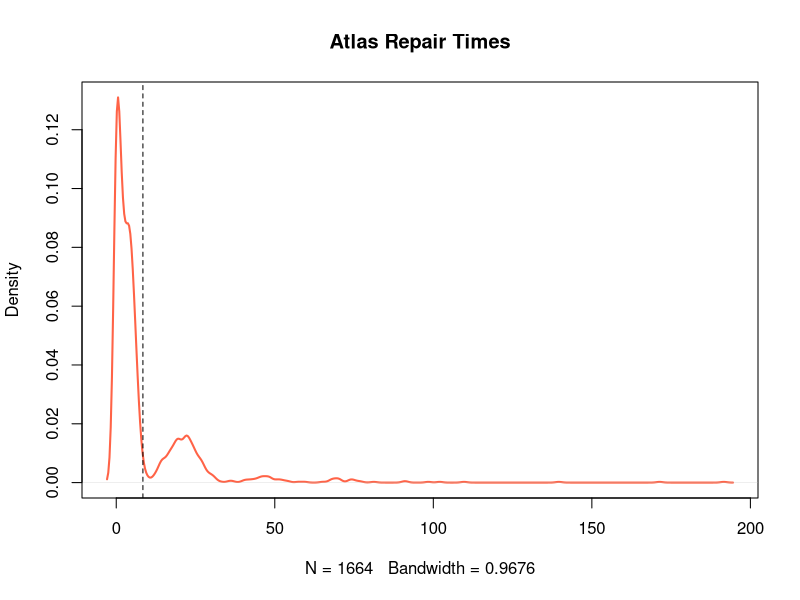
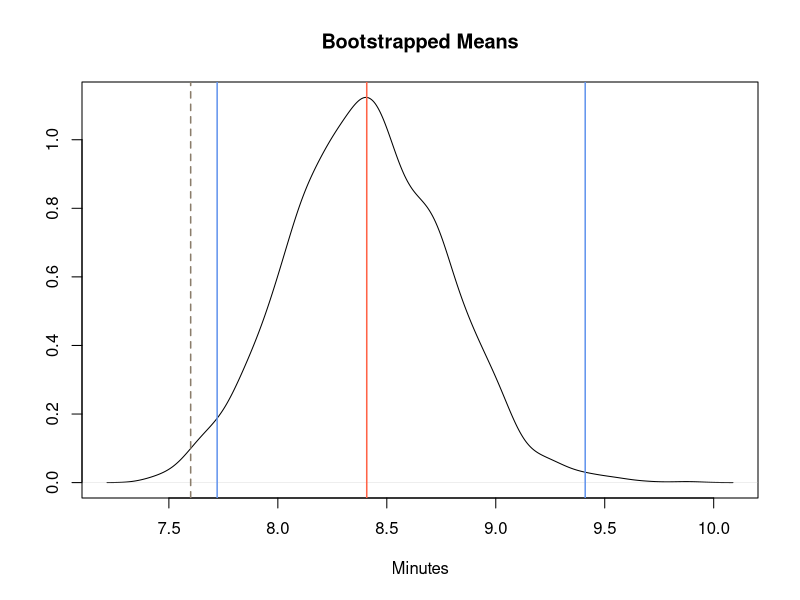
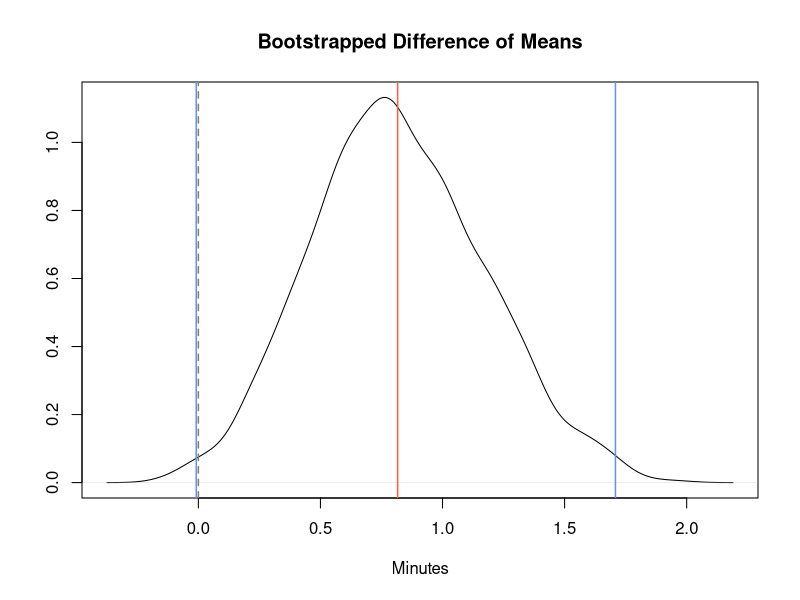
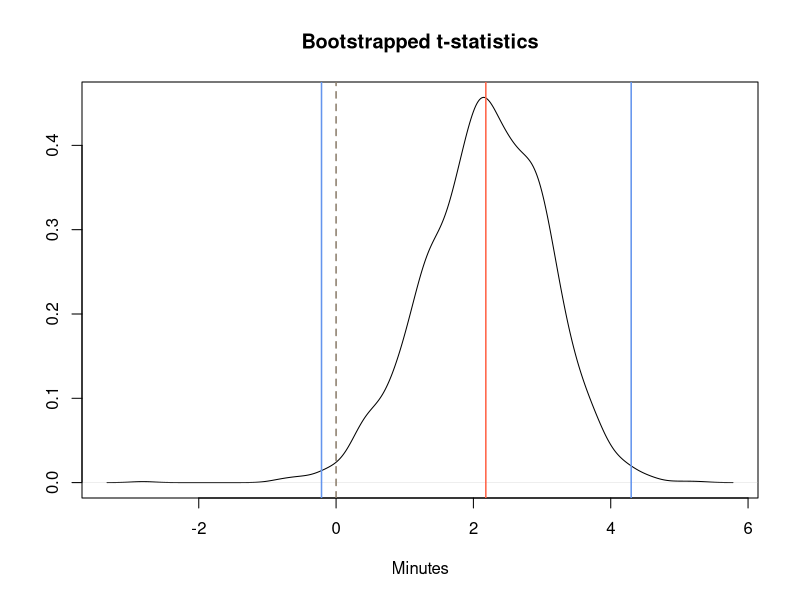

R code for these plots, in order:
## ---- chunk 1
atlas <- read.csv(file = "../data/atlascom.csv")

str(atlas)
summary(atlas)
## ---- chunk 2
# Taking into account only the Time variable
time <- atlas$Time

plot(density(time), main = "Atlas Repair Times", lwd = 2, col = "tomato")
abline(v = mean(time), lty = "dashed")
## ---- chunk 3
# Computing mean, standard deviation and standard error
mean_time <- mean(time)
sd_time <- sd(time)
se <- sd_time/sqrt(length(time))

# 99% CI
mean_time + c(-2.58, 2.58) * se
## ---- chunk 4
# Null hypothesis' mean 
mu_0 <- 7.6

# Computing the t-statistic
t_stat <- (mean_time - mu_0)/se
t_stat
## ---- chunk 5
# Computing the degrees of freedom
df <- length(time) - 1

# Computing the p-value
p_value <- 1 - pt(t_stat, df)
p_value
## ---- chunk 6
# 2000 bootstraps
boots <- 2000

# Bootstrapped means function
compute_sample_mean <- function(sample0) {
  resample <- sample(sample0, length(sample0), replace = TRUE)
  mean(resample)
}

# Setting seed
set.seed(150)

# Computing the 99% CI of the mean
boot_99 <- replicate(boots, compute_sample_mean(time))
perc_99_CI <- quantile(boot_99, probs = c(0.025, 0.995))
perc_99_CI
## ---- chunk 7
# Bootstrapped differences function
boot_mean_diffs <- function(sample0, mean_hyp) {
  resample <- sample(sample0, length(sample0), replace = TRUE)
  return(mean(resample) - mean_hyp)
}

# Setting seed
set.seed(350)

# Computing the 99% CI of the differences
mean_diffs <- replicate(boots, boot_mean_diffs(time, mu_0))
diff_99_CI <- quantile(mean_diffs, probs = c(0.005, 0.995))
diff_99_CI
## ---- chunk 8
# Bootstrapped t-stat function
boot_t_stat <- function(sample0, mean_hyp) {
  resample <- sample(sample0, length(sample0), replace = TRUE)
  diff <- mean(resample) - mean_hyp
  se <- sd(resample)/sqrt(length(resample))
  return(diff/se)
}

# Setting seed
set.seed(450)

# Computing the 99% CI of the t-statistics
t_boots <- replicate(boots, boot_t_stat(time, mu_0))
t_99_CI <- quantile(t_boots, probs = c(0.005, 0.995))
t_99_CI
## ---- chunk 9
plot(density(boot_99), main = "Bootstrapped Means", ylab = "", xlab = "Minutes")
abline(v = mean(boot_99), lwd = 1.5, col = "tomato") # mean of bootstrapped means
abline(v = perc_99_CI, lwd = 1.5, col = "cornflowerblue") # confidence interval boundaries
abline(v = mu_0, lwd = 1.5, lty = "dashed", col = "bisque4") # 7.6 minutes claim
## ---- chunk 10
plot(density(mean_diffs), main = "Bootstrapped Difference of Means", ylab = "", xlab = "Minutes")
abline(v = mean(mean_diffs), lwd = 1.5, col = "tomato") # mean
abline(v = diff_99_CI, lwd = 1.5, col = "cornflowerblue") # confidence interval boundaries
abline(v = 0, lwd = 1.5, lty = "dashed", col = "bisque4") # zero
## ---- chunk 11
plot(density(t_boots), main = "Bootstrapped t-statistics", ylab = "", xlab = "Minutes")
abline(v = mean(t_boots), lwd = 1.5, col = "tomato") # mean of bootstrapped t-statistics
abline(v = t_99_CI, lwd = 1.5, col = "cornflowerblue") # confidence interval boundaries
abline(v = 0, lwd = 1.5, lty = "dashed", col = "bisque4") # zero
